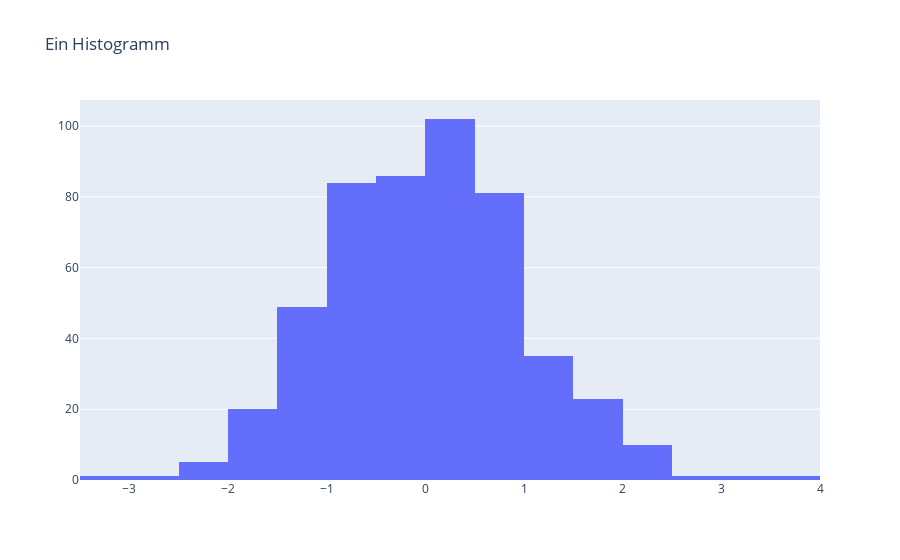

Source (notebook cell):
### Markdown cell above
## Histograme

### Code cell
np.random.seed(42)
x = np.random.randn(500)

fig = go.Figure()
fig.add_trace(go.Histogram(x=x, nbinsx=16))
fig.update_layout(title='Ein Histogramm')
fig.show()

### Figure 1 — Plotly figure (JSON) as saved in the notebook; plotly's stock layout.template omitted (floating-point values rounded to 4 significant figures; data arrays with more than 128 entries replaced by an {"elided": "..."} marker saying what was removed)
{"data": [{"nbinsx": 16, "type": "histogram", "x": {"elided": "500 float values"}}], "layout": {"title": {"text": "Ein Histogramm"}}}
